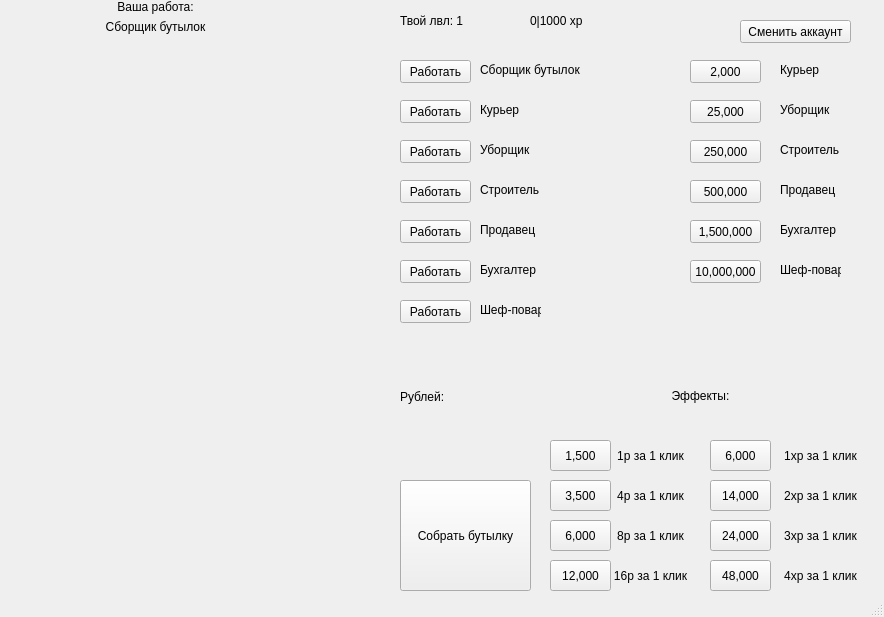
<?xml version="1.0" encoding="UTF-8"?>
<ui version="4.0">
 <class>MainWindow</class>
 <widget class="QMainWindow" name="MainWindow">
  <property name="geometry">
   <rect>
    <x>0</x>
    <y>0</y>
    <width>884</width>
    <height>617</height>
   </rect>
  </property>
  <property name="windowTitle">
   <string>MainWindow</string>
  </property>
  <widget class="QWidget" name="centralwidget">
   <widget class="QLabel" name="lb1">
    <property name="geometry">
     <rect>
      <x>20</x>
      <y>40</y>
      <width>361</width>
      <height>571</height>
     </rect>
    </property>
    <property name="mouseTracking">
     <bool>false</bool>
    </property>
    <property name="text">
     <string/>
    </property>
    <property name="pixmap">
     <pixmap>photo/бутылка.jpeg</pixmap>
    </property>
   </widget>
   <widget class="QPushButton" name="btn1">
    <property name="geometry">
     <rect>
      <x>400</x>
      <y>480</y>
      <width>131</width>
      <height>111</height>
     </rect>
    </property>
    <property name="focusPolicy">
     <enum>Qt::StrongFocus</enum>
    </property>
    <property name="text">
     <string>Собрать бутылку</string>
    </property>
   </widget>
   <widget class="QLabel" name="lb2">
    <property name="geometry">
     <rect>
      <x>400</x>
      <y>390</y>
      <width>261</width>
      <height>31</height>
     </rect>
    </property>
    <property name="tabletTracking">
     <bool>false</bool>
    </property>
    <property name="focusPolicy">
     <enum>Qt::ClickFocus</enum>
    </property>
    <property name="lineWidth">
     <number>0</number>
    </property>
    <property name="text">
     <string>Рублей: </string>
    </property>
    <property name="textFormat">
     <enum>Qt::AutoText</enum>
    </property>
    <property name="alignment">
     <set>Qt::AlignLeading|Qt::AlignLeft|Qt::AlignTop</set>
    </property>
    <property name="wordWrap">
     <bool>true</bool>
    </property>
    <property name="margin">
     <number>0</number>
    </property>
    <property name="indent">
     <number>-1</number>
    </property>
    <property name="openExternalLinks">
     <bool>false</bool>
    </property>
   </widget>
   <widget class="QLabel" name="lb3">
    <property name="geometry">
     <rect>
      <x>70</x>
      <y>0</y>
      <width>171</width>
      <height>20</height>
     </rect>
    </property>
    <property name="text">
     <string>Ваша работа:</string>
    </property>
    <property name="alignment">
     <set>Qt::AlignHCenter|Qt::AlignTop</set>
    </property>
   </widget>
   <widget class="QLabel" name="lb4">
    <property name="geometry">
     <rect>
      <x>70</x>
      <y>20</y>
      <width>171</width>
      <height>21</height>
     </rect>
    </property>
    <property name="text">
     <string>Сборщик бутылок</string>
    </property>
    <property name="alignment">
     <set>Qt::AlignHCenter|Qt::AlignTop</set>
    </property>
   </widget>
   <widget class="QLabel" name="lb6">
    <property name="geometry">
     <rect>
      <x>480</x>
      <y>100</y>
      <width>41</width>
      <height>21</height>
     </rect>
    </property>
    <property name="focusPolicy">
     <enum>Qt::StrongFocus</enum>
    </property>
    <property name="text">
     <string>Курьер</string>
    </property>
   </widget>
   <widget class="QPushButton" name="btn3">
    <property name="geometry">
     <rect>
      <x>400</x>
      <y>100</y>
      <width>71</width>
      <height>23</height>
     </rect>
    </property>
    <property name="text">
     <string>Работать</string>
    </property>
   </widget>
   <widget class="QPushButton" name="btn2">
    <property name="geometry">
     <rect>
      <x>400</x>
      <y>60</y>
      <width>71</width>
      <height>23</height>
     </rect>
    </property>
    <property name="text">
     <string>Работать</string>
    </property>
   </widget>
   <widget class="QLabel" name="lb5">
    <property name="geometry">
     <rect>
      <x>480</x>
      <y>60</y>
      <width>101</width>
      <height>21</height>
     </rect>
    </property>
    <property name="focusPolicy">
     <enum>Qt::StrongFocus</enum>
    </property>
    <property name="styleSheet">
     <string notr="true">font: 12pt &quot;MS Shell Dlg 2&quot;;
font: 8pt &quot;MS Shell Dlg 2&quot;;</string>
    </property>
    <property name="text">
     <string>Сборщик бутылок</string>
    </property>
   </widget>
   <widget class="QPushButton" name="btn4">
    <property name="geometry">
     <rect>
      <x>400</x>
      <y>140</y>
      <width>71</width>
      <height>23</height>
     </rect>
    </property>
    <property name="text">
     <string>Работать</string>
    </property>
   </widget>
   <widget class="QLabel" name="lb7">
    <property name="geometry">
     <rect>
      <x>480</x>
      <y>140</y>
      <width>61</width>
      <height>21</height>
     </rect>
    </property>
    <property name="focusPolicy">
     <enum>Qt::StrongFocus</enum>
    </property>
    <property name="text">
     <string>Уборщик</string>
    </property>
   </widget>
   <widget class="QPushButton" name="btn5">
    <property name="geometry">
     <rect>
      <x>400</x>
      <y>180</y>
      <width>71</width>
      <height>23</height>
     </rect>
    </property>
    <property name="text">
     <string>Работать</string>
    </property>
   </widget>
   <widget class="QLabel" name="lb8">
    <property name="geometry">
     <rect>
      <x>480</x>
      <y>180</y>
      <width>61</width>
      <height>21</height>
     </rect>
    </property>
    <property name="focusPolicy">
     <enum>Qt::StrongFocus</enum>
    </property>
    <property name="text">
     <string>Строитель</string>
    </property>
   </widget>
   <widget class="QPushButton" name="btn6">
    <property name="geometry">
     <rect>
      <x>400</x>
      <y>220</y>
      <width>71</width>
      <height>23</height>
     </rect>
    </property>
    <property name="text">
     <string>Работать</string>
    </property>
   </widget>
   <widget class="QLabel" name="lb9">
    <property name="geometry">
     <rect>
      <x>480</x>
      <y>220</y>
      <width>71</width>
      <height>21</height>
     </rect>
    </property>
    <property name="focusPolicy">
     <enum>Qt::StrongFocus</enum>
    </property>
    <property name="text">
     <string>Продавец</string>
    </property>
   </widget>
   <widget class="QPushButton" name="btn7">
    <property name="geometry">
     <rect>
      <x>400</x>
      <y>260</y>
      <width>71</width>
      <height>23</height>
     </rect>
    </property>
    <property name="text">
     <string>Работать</string>
    </property>
   </widget>
   <widget class="QLabel" name="lb10">
    <property name="geometry">
     <rect>
      <x>480</x>
      <y>260</y>
      <width>61</width>
      <height>21</height>
     </rect>
    </property>
    <property name="focusPolicy">
     <enum>Qt::StrongFocus</enum>
    </property>
    <property name="text">
     <string>Бухгалтер</string>
    </property>
   </widget>
   <widget class="QPushButton" name="btn8">
    <property name="geometry">
     <rect>
      <x>400</x>
      <y>300</y>
      <width>71</width>
      <height>23</height>
     </rect>
    </property>
    <property name="text">
     <string>Работать</string>
    </property>
   </widget>
   <widget class="QLabel" name="lb11">
    <property name="geometry">
     <rect>
      <x>480</x>
      <y>300</y>
      <width>61</width>
      <height>21</height>
     </rect>
    </property>
    <property name="focusPolicy">
     <enum>Qt::StrongFocus</enum>
    </property>
    <property name="text">
     <string>Шеф-повар</string>
    </property>
   </widget>
   <widget class="QLabel" name="lb12">
    <property name="geometry">
     <rect>
      <x>400</x>
      <y>10</y>
      <width>111</width>
      <height>21</height>
     </rect>
    </property>
    <property name="text">
     <string>Твой лвл: 1</string>
    </property>
   </widget>
   <widget class="QLabel" name="lb13">
    <property name="geometry">
     <rect>
      <x>530</x>
      <y>10</y>
      <width>331</width>
      <height>21</height>
     </rect>
    </property>
    <property name="text">
     <string>0|1000 xp</string>
    </property>
   </widget>
   <widget class="QPushButton" name="btn10">
    <property name="geometry">
     <rect>
      <x>690</x>
      <y>60</y>
      <width>71</width>
      <height>23</height>
     </rect>
    </property>
    <property name="text">
     <string>2,000</string>
    </property>
   </widget>
   <widget class="QPushButton" name="btn11">
    <property name="geometry">
     <rect>
      <x>690</x>
      <y>100</y>
      <width>71</width>
      <height>23</height>
     </rect>
    </property>
    <property name="text">
     <string>25,000</string>
    </property>
   </widget>
   <widget class="QPushButton" name="btn12">
    <property name="geometry">
     <rect>
      <x>690</x>
      <y>140</y>
      <width>71</width>
      <height>23</height>
     </rect>
    </property>
    <property name="text">
     <string>250,000</string>
    </property>
   </widget>
   <widget class="QPushButton" name="btn13">
    <property name="geometry">
     <rect>
      <x>690</x>
      <y>180</y>
      <width>71</width>
      <height>23</height>
     </rect>
    </property>
    <property name="text">
     <string>500,000</string>
    </property>
   </widget>
   <widget class="QPushButton" name="btn14">
    <property name="geometry">
     <rect>
      <x>690</x>
      <y>220</y>
      <width>71</width>
      <height>23</height>
     </rect>
    </property>
    <property name="text">
     <string>1,500,000</string>
    </property>
   </widget>
   <widget class="QPushButton" name="btn15">
    <property name="geometry">
     <rect>
      <x>690</x>
      <y>260</y>
      <width>71</width>
      <height>23</height>
     </rect>
    </property>
    <property name="text">
     <string>10,000,000</string>
    </property>
   </widget>
   <widget class="QLabel" name="lb15">
    <property name="geometry">
     <rect>
      <x>780</x>
      <y>60</y>
      <width>41</width>
      <height>21</height>
     </rect>
    </property>
    <property name="focusPolicy">
     <enum>Qt::StrongFocus</enum>
    </property>
    <property name="text">
     <string>Курьер</string>
    </property>
   </widget>
   <widget class="QLabel" name="lb16">
    <property name="geometry">
     <rect>
      <x>780</x>
      <y>100</y>
      <width>61</width>
      <height>21</height>
     </rect>
    </property>
    <property name="focusPolicy">
     <enum>Qt::StrongFocus</enum>
    </property>
    <property name="text">
     <string>Уборщик</string>
    </property>
   </widget>
   <widget class="QLabel" name="lb17">
    <property name="geometry">
     <rect>
      <x>780</x>
      <y>140</y>
      <width>61</width>
      <height>21</height>
     </rect>
    </property>
    <property name="focusPolicy">
     <enum>Qt::StrongFocus</enum>
    </property>
    <property name="text">
     <string>Строитель</string>
    </property>
   </widget>
   <widget class="QLabel" name="lb18">
    <property name="geometry">
     <rect>
      <x>780</x>
      <y>180</y>
      <width>71</width>
      <height>21</height>
     </rect>
    </property>
    <property name="focusPolicy">
     <enum>Qt::StrongFocus</enum>
    </property>
    <property name="text">
     <string>Продавец</string>
    </property>
   </widget>
   <widget class="QLabel" name="lb19">
    <property name="geometry">
     <rect>
      <x>780</x>
      <y>220</y>
      <width>61</width>
      <height>21</height>
     </rect>
    </property>
    <property name="focusPolicy">
     <enum>Qt::StrongFocus</enum>
    </property>
    <property name="text">
     <string>Бухгалтер</string>
    </property>
   </widget>
   <widget class="QLabel" name="lb20">
    <property name="geometry">
     <rect>
      <x>780</x>
      <y>260</y>
      <width>61</width>
      <height>21</height>
     </rect>
    </property>
    <property name="focusPolicy">
     <enum>Qt::StrongFocus</enum>
    </property>
    <property name="text">
     <string>Шеф-повар</string>
    </property>
   </widget>
   <widget class="QLabel" name="label">
    <property name="geometry">
     <rect>
      <x>630</x>
      <y>380</y>
      <width>141</width>
      <height>31</height>
     </rect>
    </property>
    <property name="styleSheet">
     <string notr="true">font: 75 9pt &quot;MS Shell Dlg 2&quot;;
font: 10pt &quot;MS Shell Dlg 2&quot;;</string>
    </property>
    <property name="text">
     <string>Эффекты:</string>
    </property>
    <property name="alignment">
     <set>Qt::AlignCenter</set>
    </property>
   </widget>
   <widget class="QPushButton" name="btn16">
    <property name="geometry">
     <rect>
      <x>550</x>
      <y>440</y>
      <width>61</width>
      <height>31</height>
     </rect>
    </property>
    <property name="text">
     <string>1,500</string>
    </property>
   </widget>
   <widget class="QPushButton" name="btn17">
    <property name="geometry">
     <rect>
      <x>550</x>
      <y>480</y>
      <width>61</width>
      <height>31</height>
     </rect>
    </property>
    <property name="text">
     <string>3,500</string>
    </property>
   </widget>
   <widget class="QPushButton" name="btn18">
    <property name="geometry">
     <rect>
      <x>550</x>
      <y>520</y>
      <width>61</width>
      <height>31</height>
     </rect>
    </property>
    <property name="text">
     <string>6,000</string>
    </property>
   </widget>
   <widget class="QPushButton" name="btn19">
    <property name="geometry">
     <rect>
      <x>550</x>
      <y>560</y>
      <width>61</width>
      <height>31</height>
     </rect>
    </property>
    <property name="text">
     <string>12,000</string>
    </property>
   </widget>
   <widget class="QLabel" name="label_2">
    <property name="geometry">
     <rect>
      <x>610</x>
      <y>440</y>
      <width>81</width>
      <height>31</height>
     </rect>
    </property>
    <property name="text">
     <string>1р за 1 клик</string>
    </property>
    <property name="alignment">
     <set>Qt::AlignCenter</set>
    </property>
   </widget>
   <widget class="QLabel" name="label_3">
    <property name="geometry">
     <rect>
      <x>610</x>
      <y>480</y>
      <width>81</width>
      <height>31</height>
     </rect>
    </property>
    <property name="text">
     <string>4р за 1 клик</string>
    </property>
    <property name="alignment">
     <set>Qt::AlignCenter</set>
    </property>
   </widget>
   <widget class="QLabel" name="label_4">
    <property name="geometry">
     <rect>
      <x>610</x>
      <y>520</y>
      <width>81</width>
      <height>31</height>
     </rect>
    </property>
    <property name="text">
     <string>8p за 1 клик</string>
    </property>
    <property name="alignment">
     <set>Qt::AlignCenter</set>
    </property>
   </widget>
   <widget class="QLabel" name="label_5">
    <property name="geometry">
     <rect>
      <x>610</x>
      <y>560</y>
      <width>81</width>
      <height>31</height>
     </rect>
    </property>
    <property name="text">
     <string>16p за 1 клик</string>
    </property>
    <property name="alignment">
     <set>Qt::AlignCenter</set>
    </property>
   </widget>
   <widget class="QPushButton" name="bt1">
    <property name="geometry">
     <rect>
      <x>740</x>
      <y>20</y>
      <width>111</width>
      <height>23</height>
     </rect>
    </property>
    <property name="styleSheet">
     <string notr="true">font: 10pt &quot;MS Shell Dlg 2&quot;;</string>
    </property>
    <property name="text">
     <string>Сменить аккаунт</string>
    </property>
   </widget>
   <widget class="QPushButton" name="btn16_2">
    <property name="geometry">
     <rect>
      <x>710</x>
      <y>440</y>
      <width>61</width>
      <height>31</height>
     </rect>
    </property>
    <property name="text">
     <string>6,000</string>
    </property>
   </widget>
   <widget class="QPushButton" name="btn17_2">
    <property name="geometry">
     <rect>
      <x>710</x>
      <y>480</y>
      <width>61</width>
      <height>31</height>
     </rect>
    </property>
    <property name="text">
     <string>14,000</string>
    </property>
   </widget>
   <widget class="QPushButton" name="btn18_2">
    <property name="geometry">
     <rect>
      <x>710</x>
      <y>520</y>
      <width>61</width>
      <height>31</height>
     </rect>
    </property>
    <property name="text">
     <string>24,000</string>
    </property>
   </widget>
   <widget class="QPushButton" name="btn19_2">
    <property name="geometry">
     <rect>
      <x>710</x>
      <y>560</y>
      <width>61</width>
      <height>31</height>
     </rect>
    </property>
    <property name="text">
     <string>48,000</string>
    </property>
   </widget>
   <widget class="QLabel" name="label_6">
    <property name="geometry">
     <rect>
      <x>780</x>
      <y>440</y>
      <width>81</width>
      <height>31</height>
     </rect>
    </property>
    <property name="text">
     <string>1xр за 1 клик</string>
    </property>
    <property name="alignment">
     <set>Qt::AlignCenter</set>
    </property>
   </widget>
   <widget class="QLabel" name="label_7">
    <property name="geometry">
     <rect>
      <x>780</x>
      <y>480</y>
      <width>81</width>
      <height>31</height>
     </rect>
    </property>
    <property name="text">
     <string>2xр за 1 клик</string>
    </property>
    <property name="alignment">
     <set>Qt::AlignCenter</set>
    </property>
   </widget>
   <widget class="QLabel" name="label_8">
    <property name="geometry">
     <rect>
      <x>780</x>
      <y>520</y>
      <width>81</width>
      <height>31</height>
     </rect>
    </property>
    <property name="text">
     <string>3xр за 1 клик</string>
    </property>
    <property name="alignment">
     <set>Qt::AlignCenter</set>
    </property>
   </widget>
   <widget class="QLabel" name="label_9">
    <property name="geometry">
     <rect>
      <x>780</x>
      <y>560</y>
      <width>81</width>
      <height>31</height>
     </rect>
    </property>
    <property name="text">
     <string>4xр за 1 клик</string>
    </property>
    <property name="alignment">
     <set>Qt::AlignCenter</set>
    </property>
   </widget>
  </widget>
  <widget class="QMenuBar" name="menubar">
   <property name="geometry">
    <rect>
     <x>0</x>
     <y>0</y>
     <width>884</width>
     <height>21</height>
    </rect>
   </property>
  </widget>
  <widget class="QStatusBar" name="statusbar"/>
 </widget>
 <resources/>
 <connections/>
</ui>
